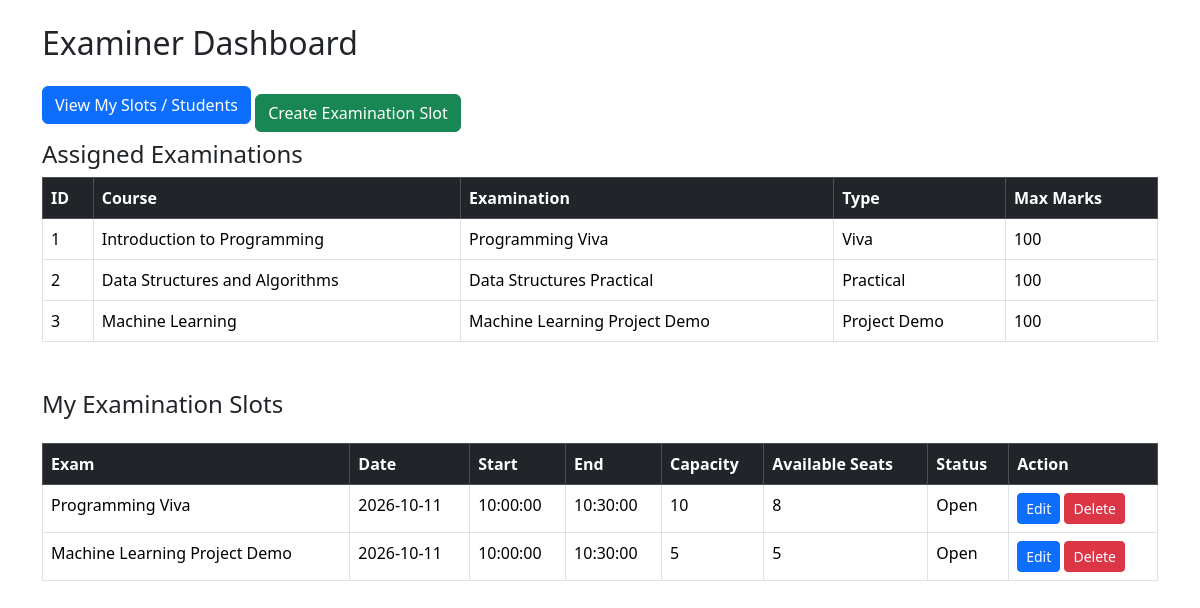
The app's page /examiner/dashboard (signed in), older data.
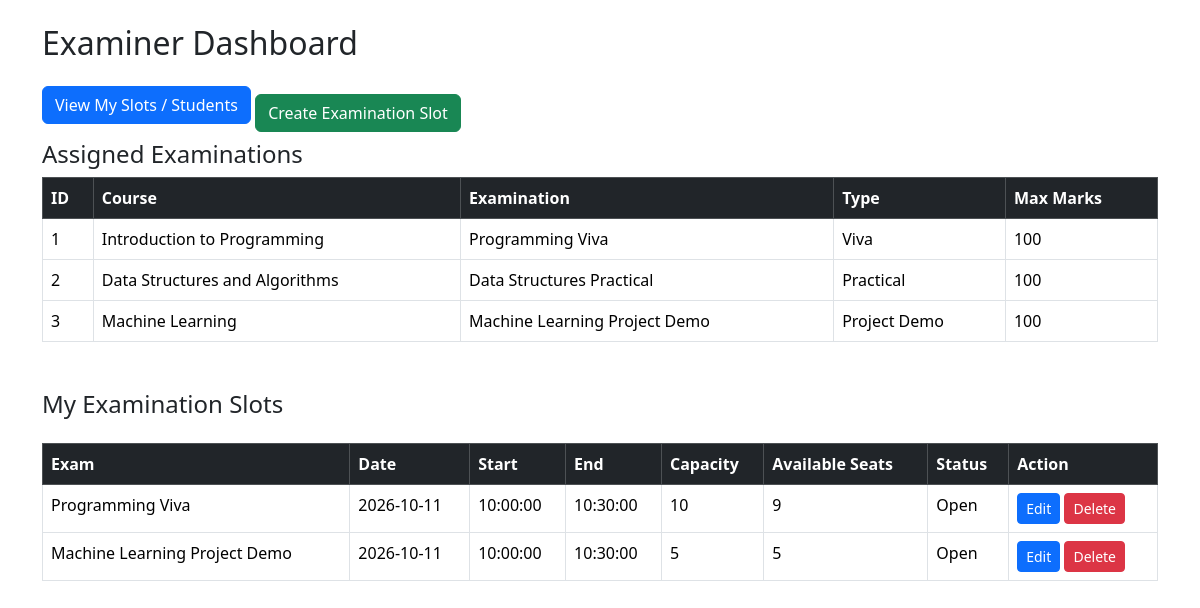
The same page, newer data.
### models.py (models this page shows)
class ExaminationSlot(db.Model):
    __tablename__ = "slots"
    id = db.Column(db.Integer, primary_key=True)
    examination_id = db.Column(db.Integer, db.ForeignKey("examinations.id"), nullable=False)
    examiner_id = db.Column(db.Integer, db.ForeignKey("users.id"), nullable=False)
    date = db.Column(db.Date)
    start_time = db.Column(db.Time)
    end_time = db.Column(db.Time)
    capacity = db.Column(db.Integer)
    available_seats = db.Column(db.Integer)
    status = db.Column(db.String(30), default="Available")
    examination = db.relationship(
        "Examination",
        backref="slots"
    )
    examiner = db.relationship(
        "User",
        foreign_keys=[examiner_id],
        backref="examiner_slots"
    )

class Examination(db.Model):
    __tablename__ = "examinations"
    id = db.Column(db.Integer, primary_key=True)
    course_id = db.Column(db.Integer, db.ForeignKey("courses.id"), nullable=False)
    examiner_id = db.Column(db.Integer, db.ForeignKey("users.id"), nullable=True)
    name = db.Column(db.String(100), nullable=False)
    exam_type = db.Column(db.String(30))
    duration = db.Column(db.Integer)
    max_marks = db.Column(db.Integer)
    slot_creation_start = db.Column(db.Date)
    slot_creation_end = db.Column(db.Date)
    booking_start = db.Column(db.Date)
    booking_end = db.Column(db.Date)
    status = db.Column(db.String(30))
    examiner = db.relationship(
        "User",
        foreign_keys=[examiner_id],
        backref="assigned_examinations"
    )
    course = db.relationship(
        "Course",
        backref="examinations"
    )

### app.py (the view)
@app.route("/examiner/dashboard")
@login_required
def examiner_dashboard():
    if current_user.role != 'examiner':
        return redirect(url_for("login"))
    examinations = Examination.query.filter_by(examiner_id=current_user.id).all()
    slots = ExaminationSlot.query.filter_by(examiner_id=current_user.id).all()
    return render_template("examiner/dashboard.html", examinations=examinations, slots=slots)

### app.py (called while the page is built)
@login_manager.user_loader
def load_user(user_id):
    return db.session.get(User, int(user_id))

### templates/examiner/dashboard.html (shortened to what this page needs)
<!DOCTYPE html>
<html>
<head>
    <link href="https://cdn.jsdelivr.net/npm/bootstrap@5.3.3/dist/css/bootstrap.min.css" rel="stylesheet">
</head>
<body>
    <div class="container mt-4">
        <h2 class="mb-4">Examiner Dashboard</h2>
        <a href="{{ url_for('examiner_slots') }}" class="btn btn-primary mb-3">
            View My Slots / Students
        </a>
        <a href="{{ url_for('create_exam_slot') }}" class="btn btn-success">
            Create Examination Slot
        </a>
        <h4>Assigned Examinations</h4>
        <table class="table table-bordered table-hover">
            <thead class="table-dark">
                <tr>
                    <th>ID</th>
                    <th>Course</th>
                    <th>Examination</th>
                    <th>Type</th>
                    <th>Max Marks</th>
                </tr>
            </thead>
            <tbody>
                {% for exam in examinations %}
                <tr>
                    <td>{{ exam.id }}</td>
                    <td>{{ exam.course.name }}</td>
                    <td>{{ exam.name }}</td>
                    <td>{{ exam.exam_type }}</td>
                    <td>{{ exam.max_marks }}</td>
                </tr>
                {% else %}
                <tr>
                    <td colspan="5" class="text-center">
                        No examinations assigned.
                    </td>
                </tr>
                {% endfor %}
            </tbody>
        </table>
        <div class="d-flex justify-content-between align-items-center mt-5 mb-3">
            <h4>My Examination Slots</h4>
        </div>
        <table class="table table-bordered table-hover">
            <thead class="table-dark">
                <tr>
                    <th>Exam</th>
                    <th>Date</th>
                    <th>Start</th>
                    <th>End</th>
                    <th>Capacity</th>
                    <th>Available Seats</th>
                    <th>Status</th>
                    <th>Action</th>
                </tr>
            </thead>
            <tbody>
                {% for slot in slots %}
                <tr>
                    <td>{{ slot.examination.name }}</td>
                    <td>{{ slot.date }}</td>
                    <td>{{ slot.start_time }}</td>
                    <td>{{ slot.end_time }}</td>
                    <td>{{ slot.capacity }}</td>
                    <td>{{ slot.available_seats }}</td>
                    <td>{{ slot.status }}</td>
                    <td>
                        <a href="{{ url_for('edit_slot', id=slot.id) }}" class="btn btn-primary btn-sm">
                            Edit
                        </a>
                        <form action="{{ url_for('delete_slot', id=slot.id) }}" method="POST" style="display: inline;"
                            onsubmit="return confirm('Delete this slot?')">
                            <button type="submit" class="btn btn-danger btn-sm">Delete</button>
                        </form>
                    </td>
                </tr>
                {% else %}
                <tr>
                    <td colspan="8" class="text-center">
                        No slots created.
                    </td>
                </tr>
                {% endfor %}
            </tbody>
        </table>
    </div>
</body>
</html>

Row changes from the older to the newer data that the page shows:
changed ExaminationSlot "Programming Viva": available_seats "8" → "9"
